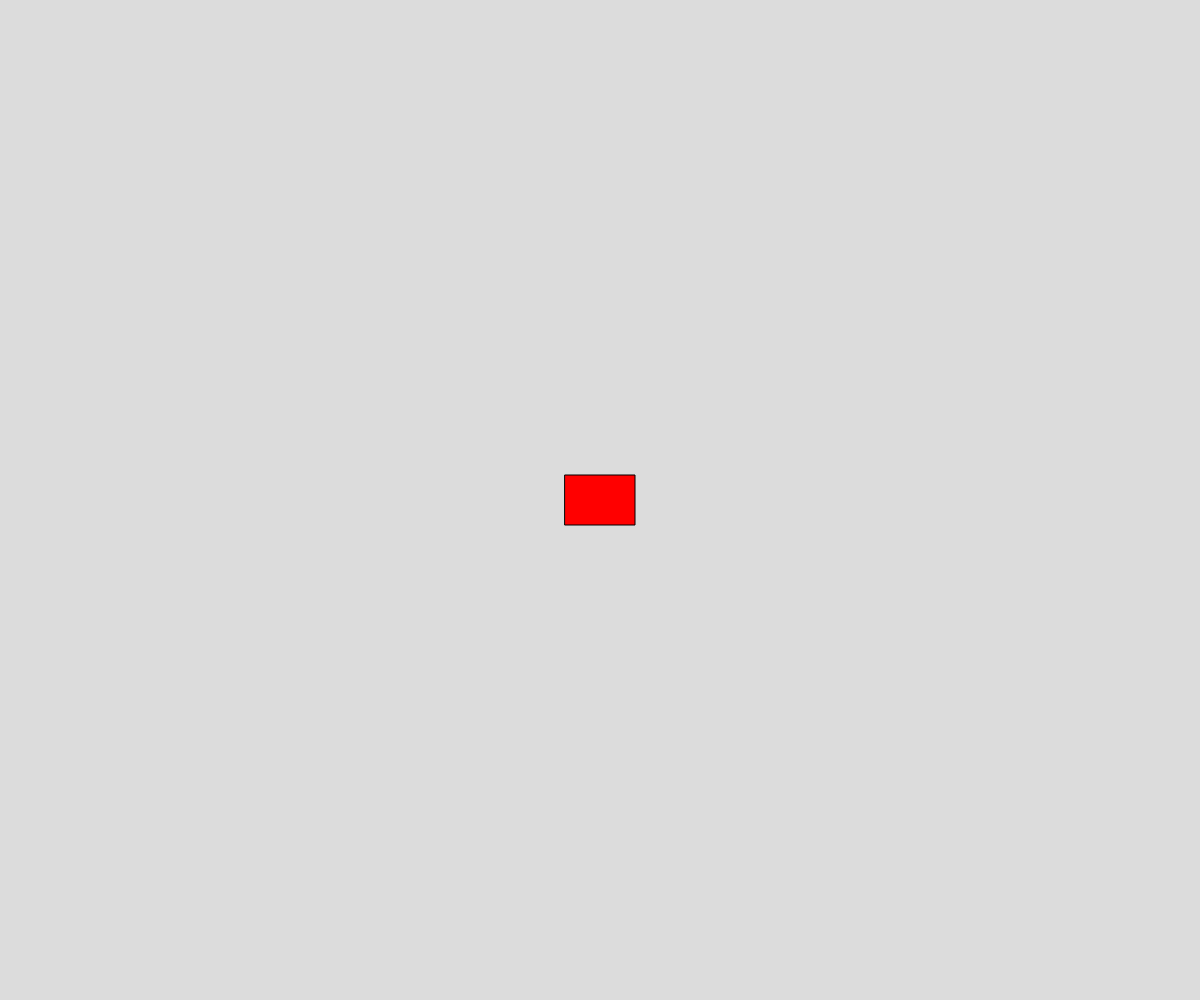
Frame 1 (no input)
Frame 60 (no input): identical to frame 1, image omitted
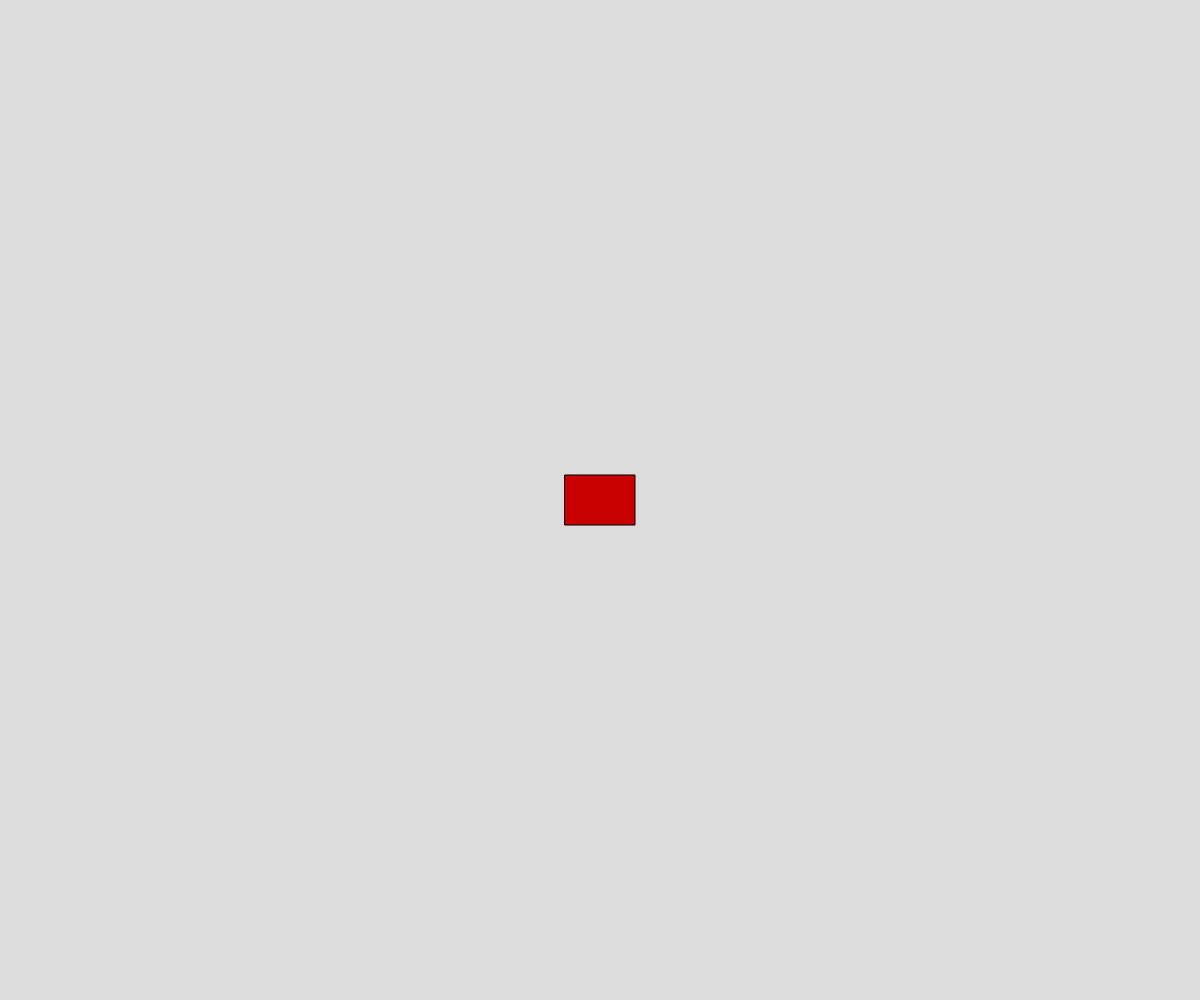
Frame 120 (the mouse pressed at the canvas centre since frame 60)

The p5.js sketch that drew these frames (run headless with seeded random() and noise() and a simulated clock; from frame 60 on, the mouse is pressed at the canvas centre):

// p5.js sketch
// ── sketch.js
// Project Title
// Your Name
// Date
//
// Extra for Experts:
// - describe what you did to take this project "above and beyond"

let posX=0, posY=0, s1=70, s2=50, xOff, yOff, held=false;
function setup() {
  createCanvas(windowWidth, windowHeight);
  rectMode(CENTER);
  fill(255,0,0);
  background(220);
  posX=width/2; posY=height/2;
}

function draw() {
  background(220);
  if(held) {
    posX=mouseX+xOff;
    posY=mouseY+yOff;
  }
  if(mouseX<=posX+s1/2&&mouseX>=posX-s1/2 && (mouseY<=posY+s2/2&&mouseY>=posY-s2/2)) {
    fill(200,0,0);
  } 
  else  {
    fill(255,0,0);
  }
  rect(posX,posY,s1,s2);
}

function mousePressed(){
  if((mouseX<=posX+s1/2||mouseX>=posX-s1/2) && (mouseY<=posY+s2/2||mouseY>=posY-s2/2)){
    held=true;
    xOff=posX-mouseX;
    yOff=posY-mouseY;
  }
}

function mouseReleased(){
  if(held){ 
    held=false;
  }
}
